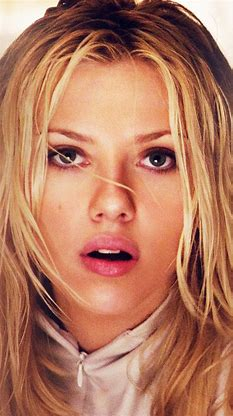
#> input picture Train_Faces/BlackW/OIP (1).jpg, 233 x 416 px, found by its file name; its folder holds only this picture in this run
$ python face_train_avangers.py
#> lines starting #> are read from the running program, lines starting #| are printed output that depends on the picture
import os
import cv2 as cv
import numpy as np

people = ['BlackW', 'CaptainA', 'Hawkwye', 'Hulk', 'IronMan', 'Loki', 'Thor']

# [6 lines of commented-out code are left out]

DIR = r'D:\Faces'
haar_cascade = cv.CascadeClassifier('haar_cascades.xml')

features = []
labels = []

def create_train():
    for person in people:
        path = os.path.join(DIR, person)
        label = people.index(person)

        for img in os.listdir(path):
            img_path = os.path.join(path,img)

            img_array = cv.imread(img_path)
#> img_array is the input picture: shape (416, 233, 3); mean B, G, R 96.2, 121.4, 179.9
            if img_array is None:
                continue

            gray = cv.cvtColor(img_array, cv.COLOR_BGR2GRAY)
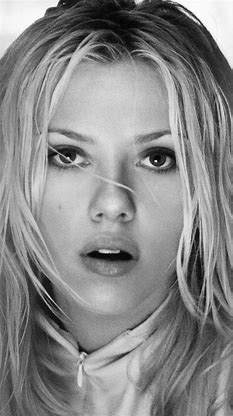
#> gray: shape (416, 233); min 2, max 255, mean 136

            faces_rect = haar_cascade.detectMultiScale(gray, scaleFactor=1.1, minNeighbors=2)
#> faces_rect = [[84, 197, 57, 57], [30, 264, 153, 152], [10, 85, 211, 211]]

            for (x,y,w,h) in faces_rect:
                faces_roi = gray[y:y+h, x:x+w]
                features.append(faces_roi)
                labels.append(label)
#> this loop made 3 passes
#> pass 1, in create_train, `faces_roi = gray[y:y+h, x:x+w]`:
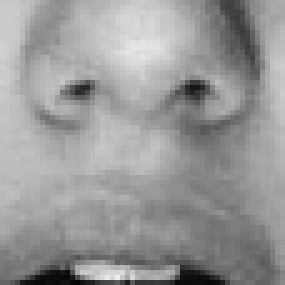
#> faces_roi: shape (57, 57) (shown 5 times larger); min 4, max 239, mean 152.3
#> pass 2, in create_train, `faces_roi = gray[y:y+h, x:x+w]`:
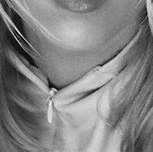
#> faces_roi: shape (152, 153); min 3, max 235, mean 130
#> pass 3, in create_train, `faces_roi = gray[y:y+h, x:x+w]`:
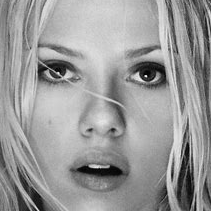
#> faces_roi: shape (211, 211); min 2, max 250, mean 153.6
#> after the loop, features = 3 items; labels = [0, 0, 0]

#> (the run stopped early here; a loop or call above may not have finished)
